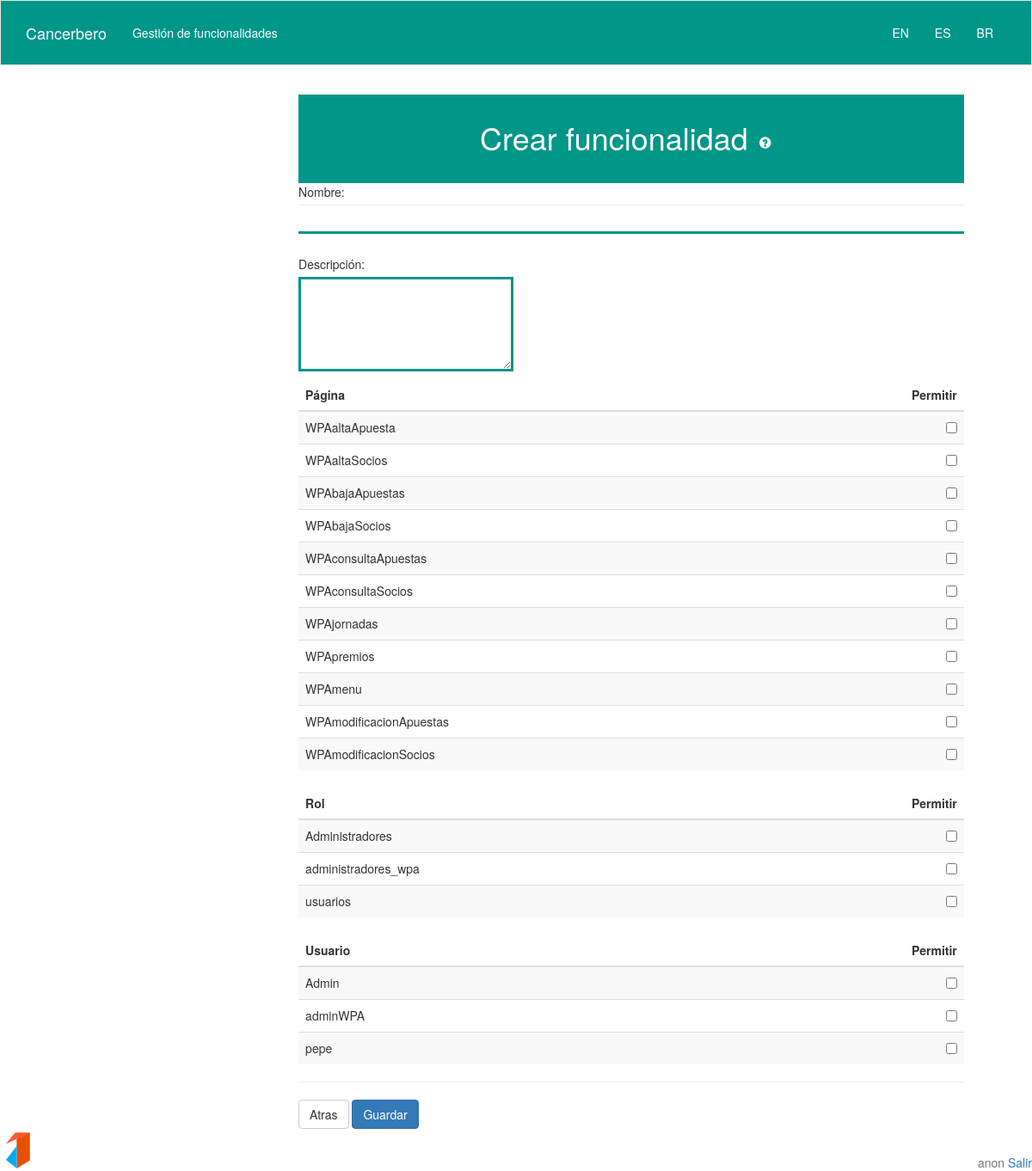
/GestionFuncionalidades/CrearFuncionalidad.php, run on the app's committed database.
### tables this page shows
CREATE TABLE IF NOT EXISTS `Pagina` (
`pag_id` int(11) NOT NULL,
  `pag_name` varchar(64) NOT NULL,
  `pag_desc` varchar(64) NOT NULL
);

CREATE TABLE IF NOT EXISTS `Rol` (
`rol_id` int(11) NOT NULL,
  `rol_name` varchar(64) NOT NULL,
  `rol_desc` varchar(64) NOT NULL
);

CREATE TABLE IF NOT EXISTS `Usuario` (
`user_id` int(11) NOT NULL,
  `user_name` varchar(64) NOT NULL,
  `user_pass` varchar(64) NOT NULL,
  `user_desc` varchar(64) NOT NULL,
  `user_email` varchar(64) NOT NULL
);

### views/getIdioma.php (called while the page is built, shortened)
<?php
function getIdioma(){
return $Idioma;
}
?>

### php/DBManager.php (called while the page is built, shortened)
<?php
class DBManager {
  private static $man = null;
  public static function getInstance(){
    if(isset(DBManager::$man)){
      return DBManager::$man;
    }else{
      DBManager::$man = new DBManager;
      return DBManager::$man;
    }
  }
  public function connect(){
    if(isset($this->db)){
      return true;
    }else{
      $this->db = new mysqli('localhost','AdminGSTR','AdminPass','GSTRDB');
      return true;
    }
  }
  private function returnArray($result){
    $arrayToReturn = array();
    while($r = $result->fetch_assoc()){
      array_push($arrayToReturn,$r);
    }
    return $arrayToReturn;
  }
  private function doQuery($query){
    $result = $this->db->query($query);
    return $result;
  }
  public function listUsers(){
    $toQuery = "select user_name from Usuario";
    $result = $this->doQuery($toQuery);
    return $this->returnArray($result);
  }
  public function listPags(){
    $toQuery = "select pag_name from Pagina";
    $result = $this->doQuery($toQuery);
    return $this->returnArray($result);
  }
  public function listRols(){
    $toQuery = "select rol_name from Rol";
    $result = $this->doQuery($toQuery);
    return $this->returnArray($result);
  }
}
?>

### views/renderTable.php (the view, shortened to what this page needs)
<?php
 require_once("../php/DBManager.php");
 require_once("getIdioma.php");
 $Idioma = getIdioma();
 class RenderTable {
   public function renderTable(){
     $this->man = DBManager::getInstance();
     $this->man->connect();
   }
   private function echoInit($nameTable){
     global $Idioma;
     echo  '<table class="table table-striped">';
     echo  '<thead><tr><th>'.$Idioma[$nameTable] .'</th><th class="text-right">'.$Idioma['permitir'].'</th></tr></thead>';
     echo  '<tbody>';
   }
   private function echoFin(){
     echo '</tbody>';
     echo '</table>';
   }
   private function echoline($name){
     echo "<tr><td>".$name."</td><td class='text-right' ><input type='checkbox' name='".$name."'/></td></tr>";
   }
   public function tableBlankUsuario(){
     $result = $this->man->listUsers();
     foreach ($result as $item) {
       $this->echoline($item['user_name']);
     }
   }
   public function tableBlankRol(){
     $result = $this->man->listRols();
     foreach ($result as $item) {
       $this->echoline($item['rol_name']);
     }
   }
   public function tableBlankPagina(){
     $this->echoInit("Pagina");
     $result = $this->man->listPags();
     foreach ($result as $item) {
       $this->echoline($item['pag_name']);
     }
     $this->echoFin();
   }
}

### views/header.php (shortened to what this page needs)
<!DOCTYPE html>
<html lang="en">
  <head>
    <link href="../bootstrap/css/bootstrap.min.css" rel="stylesheet">
    <link href="../css/gstr.css" rel="stylesheet">
  </head>
  <body>
  <?php
  require_once "../views/renderTable.php";
  require_once("../views/tooltip.php");
  function Renderbanner($nombre){
     $Idioma = getIdioma();
    echo "<nav class='navbar navbar-default'>";
    echo "<div class='container'>";
    echo "<span class='navbar-brand'><a style='text-decoration: none' href='../Menu/MenuPrincipal.php'> Cancerbero </a></span>";
    echo "<p class='navbar-text'>".$Idioma[$nombre]."</p>";
    echo '<div id="navbar" class="navbar-collapse collapse">';
    echo "<ul class='nav navbar-nav navbar-right'>";
    echo '<li><a href="../php/CambioIdioma.php?leng=en">EN</a></li>';
    echo '<li><a href="../php/CambioIdioma.php?leng=sp">ES</a></li>';
    echo '<li><a href="../php/CambioIdioma.php?leng=br">BR</a></li>';
    echo '</ul>';
    echo '</div>';
    echo "</div>";
    echo "</nav>";
	}
  ?>

### GestionFuncionalidades/CrearFuncionalidad.php (shortened to what this page needs)
<?php include("../views/header.php");
	RenderBanner("Gestión de Funcionalidades");
?>
<div class="container">
	<div class="row">
<?php include("../views/lateral.php");
	RenderLateral(3);
?>
	<div class="col-md-9 col-sm-12">
	<form action="../php/GestionFuncionalidades/process_crearFuncionalidad.php" method="post" id="formulario">
	<div class="form-group">
		<h1><?php echo $Idioma['Crear funcionalidad']; makeTooltip($Idioma['tcf'],$Idioma['dcf']); ?></h1>
			<?php echo $Idioma['Nombre'];?>: <input type="text" class="form-control" name="nombre"><br/>
			<?php echo $Idioma['Descripcion'];?>: <br/> <textarea rows="5" cols="30" name="desc"></textarea><br/>
		<?php
		$table_maker = new RenderTable;
		$table_maker->tableBlankPagina();
		?>
		<?php
		$table_maker->tableBlankRol();
		?>
		<?php
		$table_maker->tableBlankUsuario();
		?>
<hr/>
		<a class="btn btn-default" onclick="location.href='GestionFuncionalidades.php'"><?php echo $Idioma['Atras'];?></a>
		<input type="button" class="btn btn-default btn-primary" data-toggle="modal" data-target="#myModal"  value="<?php echo $Idioma['Guardar']; ?>" class="continuar"/>
			</div>
		</form>
	</div>
	</div>
<div class="footer logo2"></div>
<?php include("../views/footer.php");
	renderFooter();
?>

### views/lateral.php (shortened to what this page needs)
<?php
  function RenderLateral($no){
    $Idioma = getIdioma();
    echo "<div class=' lateral col-md-3 col-sm-12'>";
    echo "<br>";
    echo "</div>";
  }
?>

### views/tooltip.php
<?php
function makeTooltip($title,$data){
  echo '<a tabindex="0" class="btn btn-link" role="button" data-toggle="popover" placement="bottom" data-trigger="focus"';
  echo 'title="'.$title.'"';
  echo 'data-content="'.$data.'">';
  echo '<span class="glyphicon glyphicon-question-sign" aria-hidden="true"></span>';
  echo '</a>';
}
?>

### views/footer.php (shortened to what this page needs)
<?php
	function renderFooter(){
		$Idioma = getIdioma();
		echo "<footer>";
		echo "<div class='text-muted' style='position: fixed; bottom: 0; right: 0';>";
		if(isset($_SESSION['name'])){
			echo "<span class='username'>".$_SESSION["name"]."</span>";
		}else{
			echo "<span class='username'>anon</span>";
		}
		echo "<a href='../php/GestionUsuarios/process_salir.php'><span  class='text-right'> ".$Idioma['salir']."</span></a>";
		echo "</div></footer>";
	}
?>
</body>
</html>

### css/gstr.css (style rules this page uses)
html , body { #background-image: url("../media/ft2.png") !important; #background-color: #e5e5e5; }
.btn-link { color: white !important; }
.navbar-default { background-color: #009688; margin:0px; border-radius:0px; #box-shadow: 0px 0px 2px 2px rgba(0,0,0,0.15); padding: 12px; }
.navbar-default a , .navbar-default .navbar-collapse ul li a , .navbar-default .navbar-text , .navbar-toggle { color:white; }
form input[type=text] , form input[type=password] { border-radius: 0px; border:0px; border-bottom:3px #009688 solid; box-shadow:0px; margin-top:5px; margin-bottom:5px; }
textarea { border-radius: 0px; border: 3px #009688 solid; margin-top:5px; margin-bottom:5px; }
.row { margin:3%; }
h1 { text-align : center; padding:30px; background-color: #009688; color:white; margin-bottom: 0px; margin-top: 0px; }
table, tr { border-color:white; background-color: rgba(255,255,255,0.5); }
.logo2 { background-image: url("../media/logo2.svg"); background-repeat: no-repeat; width:50px; height: 50px; }
.footer { position: fixed; bottom: 0px; left: 0px; }
footer { float:right; }

### data on the page
pagina: pag_name "WPAaltaApuesta"
pagina: pag_name "WPAaltaSocios"
pagina: pag_name "WPAbajaApuestas"
pagina: pag_name "WPAbajaSocios"
pagina: pag_name "WPAconsultaApuestas"
pagina: pag_name "WPAconsultaSocios"
pagina: pag_name "WPAjornadas"
pagina: pag_name "WPApremios"
pagina: pag_name "WPAmenu"
pagina: pag_name "WPAmodificacionApuestas"
pagina: pag_name "WPAmodificacionSocios"
rol: rol_name "Administradores"
rol: rol_name "administradores_wpa"
rol: rol_name "usuarios"
usuario: user_name "Admin"
usuario: user_name "adminWPA"
usuario: user_name "pepe"

### other printed values
$Idioma[$nombre] "Gestión de funcionalidades"
$Idioma['Crear funcionalidad'] "Crear funcionalidad"
$Idioma['Nombre'] "Nombre"
$Idioma['Descripcion'] "Descripción"
$Idioma[$nameTable] "Página Rol Usuario"
$Idioma['permitir'] "Permitir Permitir Permitir"
$Idioma['Atras'] "Atras"
$Idioma['salir'] "Salir"
